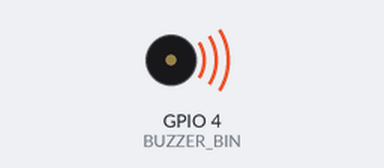
A program run on a simulated Raspberry Pi (BCM pin numbers). On the bench: buzzer (waves = sounding). At 15.0 s the program stops and its outputs stay as they are.

Above: at 0.1 s.
At 15.1 s:
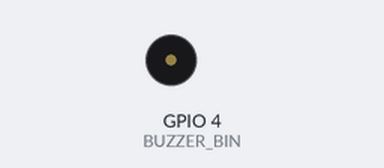
Timing chart, 0 to 16.5 s (numbered marks = the images above):
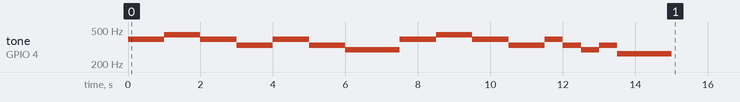

Measured:
- by itself, tone on GPIO 4 (BUZZER_BIN): plays 392 Hz for 1.0 s, 440 Hz for 1.0 s, 392 Hz for 1.0 s, 330 Hz for 1.0 s, 392 Hz for 1.0 s, 330 Hz for 1.0 s … (16 notes in this stretch)

The program:

piezo_buzzer_task.py
```python
import RPi.GPIO as GPIO
import time

BUZZER_BIN = 4

GPIO.setmode(GPIO.BCM)
GPIO.setup(BUZZER_BIN, GPIO.OUT)

pwm = GPIO.PWM(BUZZER_BIN, 1)
pwm.start(10)

melody = [392,392,440,440,392,392,330]
melody2 = [392,392,330,330,294]
melody3 = [392,330,294,330,262]

try:
    for i in melody:
        pwm.ChangeFrequency(i)
        time.sleep(0.5)
    time.sleep(0.5)
    for i in melody2:
        pwm.ChangeFrequency(i)
        time.sleep(0.5)
    time.sleep(1)
    for i in melody:
        pwm.ChangeFrequency(i)
        time.sleep(0.5)
    time.sleep(0.5)
    for i in melody3:
        pwm.ChangeFrequency(i)
        time.sleep(0.5)
    time.sleep(1)

finally:
    pwm.stop()
    GPIO.cleanup()
```
